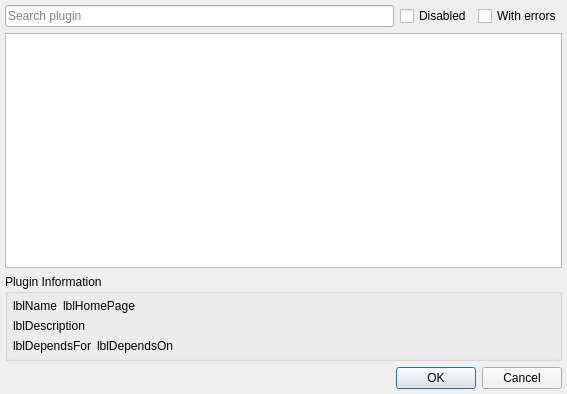
<?xml version="1.0" encoding="UTF-8"?>
<ui version="4.0">
 <class>SetupPluginsDialogClass</class>
 <widget class="QDialog" name="SetupPluginsDialogClass">
  <property name="geometry">
   <rect>
    <x>0</x>
    <y>0</y>
    <width>567</width>
    <height>394</height>
   </rect>
  </property>
  <property name="windowTitle">
   <string>Setup Plugins</string>
  </property>
  <layout class="QVBoxLayout" name="verticalLayout_3">
   <property name="margin">
    <number>5</number>
   </property>
   <item>
    <layout class="QVBoxLayout" name="verticalLayout_2">
     <item>
      <layout class="QHBoxLayout" name="horizontalLayout_3">
       <item>
        <widget class="SearchLineEdit" name="sleSearch">
         <property name="placeholderText">
          <string>Search plugin</string>
         </property>
        </widget>
       </item>
       <item>
        <widget class="QCheckBox" name="chbDisabled">
         <property name="text">
          <string notr="true">Disabled</string>
         </property>
        </widget>
       </item>
       <item>
        <widget class="QCheckBox" name="chbWithErrors">
         <property name="text">
          <string notr="true">With errors</string>
         </property>
        </widget>
       </item>
      </layout>
     </item>
     <item>
      <widget class="QTableView" name="tbvPlugins">
       <property name="editTriggers">
        <set>QAbstractItemView::NoEditTriggers</set>
       </property>
       <property name="selectionMode">
        <enum>QAbstractItemView::SingleSelection</enum>
       </property>
       <property name="selectionBehavior">
        <enum>QAbstractItemView::SelectItems</enum>
       </property>
       <attribute name="horizontalHeaderVisible">
        <bool>false</bool>
       </attribute>
       <attribute name="verticalHeaderVisible">
        <bool>false</bool>
       </attribute>
      </widget>
     </item>
    </layout>
   </item>
   <item>
    <widget class="QGroupBox" name="grbPluginInfo">
     <property name="title">
      <string>Plugin Information</string>
     </property>
     <property name="flat">
      <bool>true</bool>
     </property>
     <layout class="QVBoxLayout" name="verticalLayout">
      <property name="margin">
       <number>5</number>
      </property>
      <item>
       <layout class="QHBoxLayout" name="horizontalLayout">
        <item>
         <widget class="QLabel" name="lblName">
          <property name="text">
           <string notr="true">lblName</string>
          </property>
          <property name="textFormat">
           <enum>Qt::RichText</enum>
          </property>
          <property name="textInteractionFlags">
           <set>Qt::LinksAccessibleByMouse|Qt::TextSelectableByKeyboard|Qt::TextSelectableByMouse</set>
          </property>
         </widget>
        </item>
        <item>
         <widget class="QLabel" name="lblHomePage">
          <property name="text">
           <string notr="true">lblHomePage</string>
          </property>
          <property name="textFormat">
           <enum>Qt::RichText</enum>
          </property>
         </widget>
        </item>
        <item>
         <spacer name="horizontalSpacer">
          <property name="orientation">
           <enum>Qt::Horizontal</enum>
          </property>
          <property name="sizeHint" stdset="0">
           <size>
            <width>0</width>
            <height>10</height>
           </size>
          </property>
         </spacer>
        </item>
       </layout>
      </item>
      <item>
       <widget class="QLabel" name="lblDescription">
        <property name="text">
         <string notr="true">lblDescription</string>
        </property>
        <property name="textFormat">
         <enum>Qt::PlainText</enum>
        </property>
        <property name="alignment">
         <set>Qt::AlignLeading|Qt::AlignLeft|Qt::AlignTop</set>
        </property>
        <property name="wordWrap">
         <bool>true</bool>
        </property>
        <property name="textInteractionFlags">
         <set>Qt::LinksAccessibleByMouse|Qt::TextSelectableByKeyboard|Qt::TextSelectableByMouse</set>
        </property>
       </widget>
      </item>
      <item>
       <layout class="QHBoxLayout" name="horizontalLayout_2">
        <item>
         <widget class="QLabel" name="lblDependsFor">
          <property name="text">
           <string notr="true">lblDependsFor</string>
          </property>
          <property name="textFormat">
           <enum>Qt::RichText</enum>
          </property>
         </widget>
        </item>
        <item>
         <widget class="QLabel" name="lblDependsOn">
          <property name="text">
           <string notr="true">lblDependsOn</string>
          </property>
          <property name="textFormat">
           <enum>Qt::RichText</enum>
          </property>
         </widget>
        </item>
        <item>
         <spacer name="horizontalSpacer_2">
          <property name="orientation">
           <enum>Qt::Horizontal</enum>
          </property>
          <property name="sizeHint" stdset="0">
           <size>
            <width>0</width>
            <height>10</height>
           </size>
          </property>
         </spacer>
        </item>
       </layout>
      </item>
     </layout>
    </widget>
   </item>
   <item>
    <widget class="QDialogButtonBox" name="dbbButtons">
     <property name="standardButtons">
      <set>QDialogButtonBox::Cancel|QDialogButtonBox::Ok</set>
     </property>
    </widget>
   </item>
  </layout>
 </widget>
 <layoutdefault spacing="6" margin="11"/>
 <customwidgets>
  <customwidget>
   <class>SearchLineEdit</class>
   <extends>QLineEdit</extends>
   <header location="global">utils/searchlineedit.h</header>
  </customwidget>
 </customwidgets>
 <tabstops>
  <tabstop>sleSearch</tabstop>
  <tabstop>dbbButtons</tabstop>
 </tabstops>
 <resources/>
 <connections/>
</ui>
